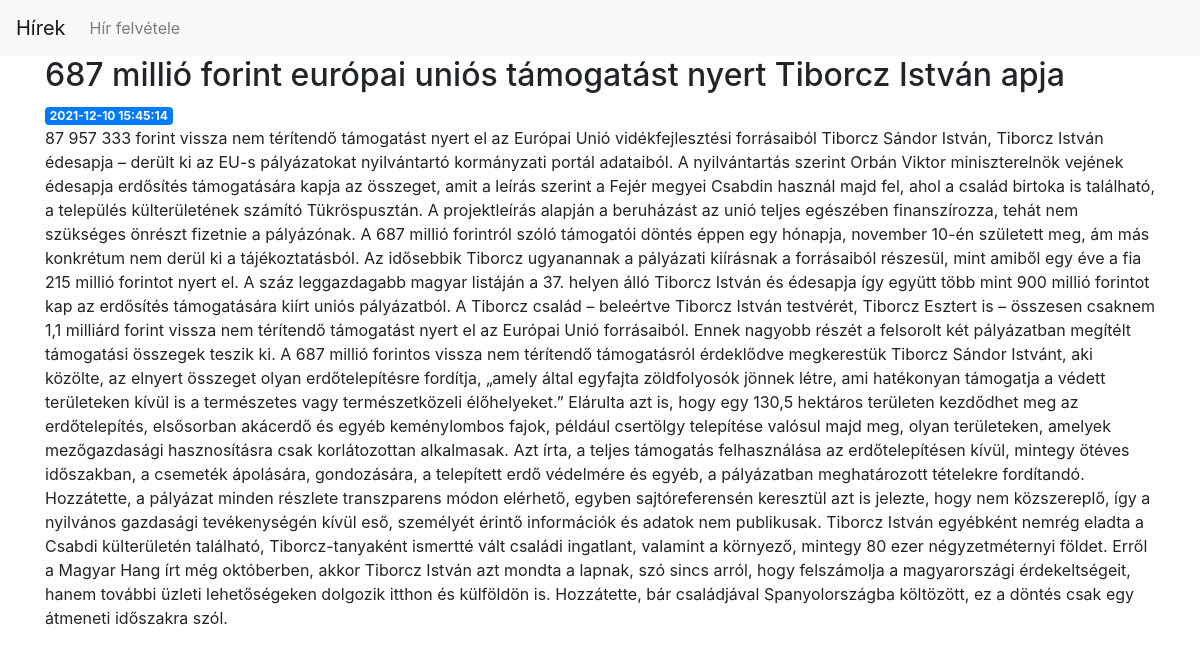
The page /5 on the database its author committed.
### tables this page shows
CREATE TABLE posts (
    id INTEGER PRIMARY KEY AUTOINCREMENT,
    created TIMESTAMP NOT NULL DEFAULT CURRENT_TIMESTAMP,
    title TEXT NOT NULL,
    content TEXT NOT NULL
);

### app.py (the view)
@app.route('/<int:post_id>')
def post(post_id):
    post = get_post(post_id)
    return render_template('post.html', post=post)

### app.py (called while the page is built)
def get_post(post_id):
    conn = get_db_connection()
    post = conn.execute('SELECT * FROM posts WHERE id = ?',
                        (post_id,)).fetchone()
    conn.close()
    if post is None:
        abort(404)
    return post

def get_db_connection():
    conn = sqlite3.connect('database.db')
    conn.row_factory = sqlite3.Row
    return conn

### templates/post.html
{% extends 'base.html' %}
{% block content %}
    <h2>{% block title %} {{ post['title'] }} {% endblock %}</h2>
    <span class="badge badge-primary">{{ post['created'] }}</span>
    <p>{{ post['content'] }}</p>
{% endblock %}

### rows shown on the page
posts: title "687 millió forint európai uniós támogatást nyert Tiborcz István apja", created "2021-12-10 15:45:14", content "87 957 333 forint vissza nem térítendő támogatást nyert el az Európai Unió vidékfejlesztési forrásaiból Tiborcz Sándor István, Tiborcz István édesapja – derült ki az EU-s pályázatokat nyilvántartó kormányzati portál adataiból. A nyilvántartás szerint Orbán Viktor miniszterelnök vejének édesapja erdősítés támogatására kapja az összeget, amit a leírás szerint a Fejér megyei Csabdin használ majd fel, ahol a család birtoka is található, a település külterületének számító Tükröspusztán. A projektleírás alapján a beruházást az unió teljes egészében finanszírozza, tehát nem szükséges önrészt fizetnie a pályázónak. A 687 millió forintról szóló támogatói döntés éppen egy hónapja, november 10-én…"
